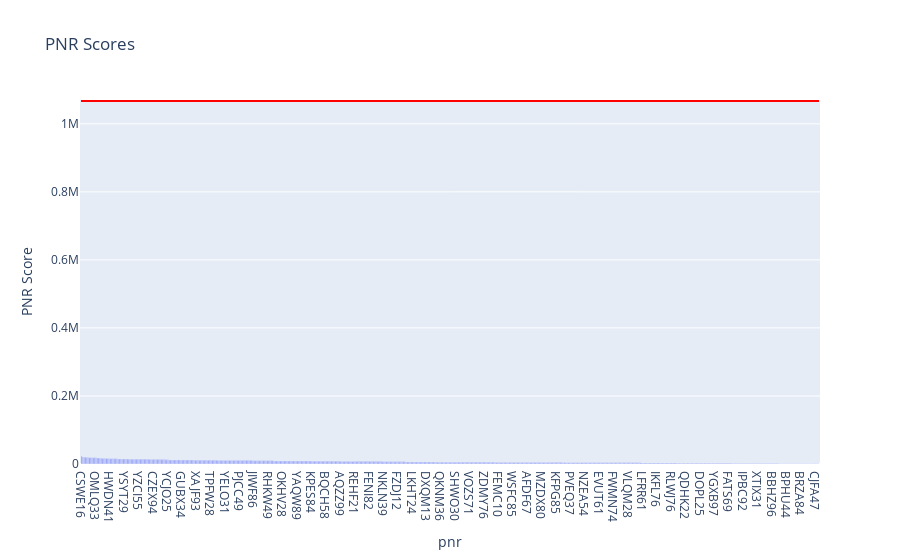

The notebook cell this image was saved under:
### Code cell
# plot for pnr_score distribution of cancelled flights-pnrs
fig = px.bar(
    df, x="pnr", y="pnr_score", title="PNR Scores", labels={"pnr_score": "PNR Score"}
)
# Add mean and standard deviation annotations
fig.add_shape(
    type="line",
    x0=-0.5,
    x1=len(df) - 0.5,
    y0=mean_score,
    y1=mean_score,
    line=dict(color="red", width=2),
    name="Mean",
)
# Show the chart
print(mean_score, std_dev_score)
fig.show()

### Figure 1 — Plotly figure (JSON) as saved in the notebook; plotly's stock layout.template omitted (floating-point values rounded to 4 significant figures; data arrays with more than 128 entries replaced by an {"elided": "..."} marker saying what was removed)
{"data": [{"alignmentgroup": "True", "hovertemplate": "pnr=%{x}<br>PNR Score=%{y}<extra></extra>", "legendgroup": "", "marker": {"color": "#636efa", "pattern": {"shape": ""}}, "name": "", "offsetgroup": "", "orientation": "v", "showlegend": false, "textposition": "auto", "type": "bar", "x": {"elided": "564 str values"}, "xaxis": "x", "y": {"elided": "564 int values"}, "yaxis": "y"}], "layout": {"barmode": "relative", "legend": {"tracegroupgap": 0}, "shapes": [{"line": {"color": "red", "width": 2}, "name": "Mean", "type": "line", "x0": -0.5, "x1": 563.5, "y0": 1067000.0, "y1": 1067000.0}], "title": {"text": "PNR Scores"}, "xaxis": {"anchor": "y", "domain": [0, 1], "title": {"text": "pnr"}}, "yaxis": {"anchor": "x", "domain": [0, 1], "title": {"text": "PNR Score"}}}}
